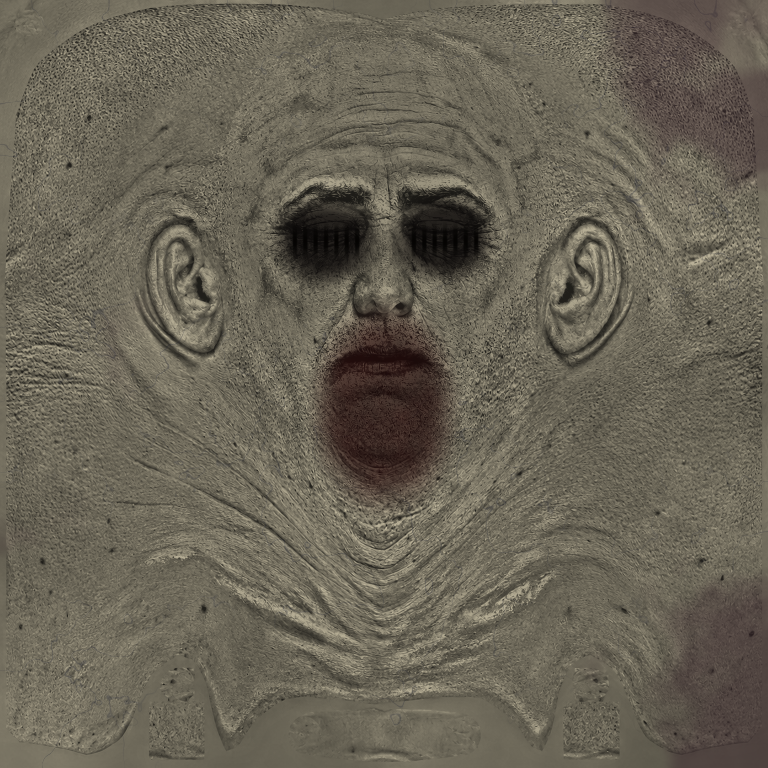
#> input picture games/kinderparadies/assets/visitors-v421/ragged-face.png, 1536 x 1536 px (shown at 1/2 size)
$ python paint-after-play-party-zombie-v510.py
#> lines starting #> are read from the running program, lines starting #| are printed output that depends on the picture
"""Face paint and dress fabric for the rigged party zombies, After Play 5.1.0.

party-face.png: the scanned visitor complexion turned into the reference look:
chalk-pale cracked skin, deep black eye sockets with running smudges, an
ear-to-ear smear of red around the grin and sick red cheeks.
party-dress-a.png / party-dress-b.png: faded party fabric (dots or stripes),
dirt rising from the hem, blood splashes and torn darker seams.
Run: python tools/paint-after-play-party-zombie-v510.py
Output: games/kinderparadies/assets/zombies-v510/
"""
from pathlib import Path

import numpy as np
from PIL import Image, ImageFilter

ROOT = Path(__file__).resolve().parents[1]
A = ROOT / 'games/kinderparadies/assets'
OUT = A / 'zombies-v510'
OUT.mkdir(parents=True, exist_ok=True)
rng = np.random.default_rng(510)


def blur(mask, radius):
    return np.asarray(Image.fromarray((np.clip(mask, 0, 1) * 255).astype(np.uint8)).filter(ImageFilter.GaussianBlur(radius))).astype(float) / 255


def face():
    img = np.asarray(Image.open(A / 'visitors-v421/ragged-face.png').convert('RGB')).astype(float) / 255
    h, w = img.shape[:2]; yy, xx = np.mgrid[0:h, 0:w]; u = xx / w; v = yy / h
#> after `h, w = img.shape[:2]`: h = 1536; w = 1536
    lum = img @ np.array([.299, .587, .114])
    pale = np.stack([lum * 1.05 + .42, lum * 1.03 + .41, lum * 1.08 + .42], -1)
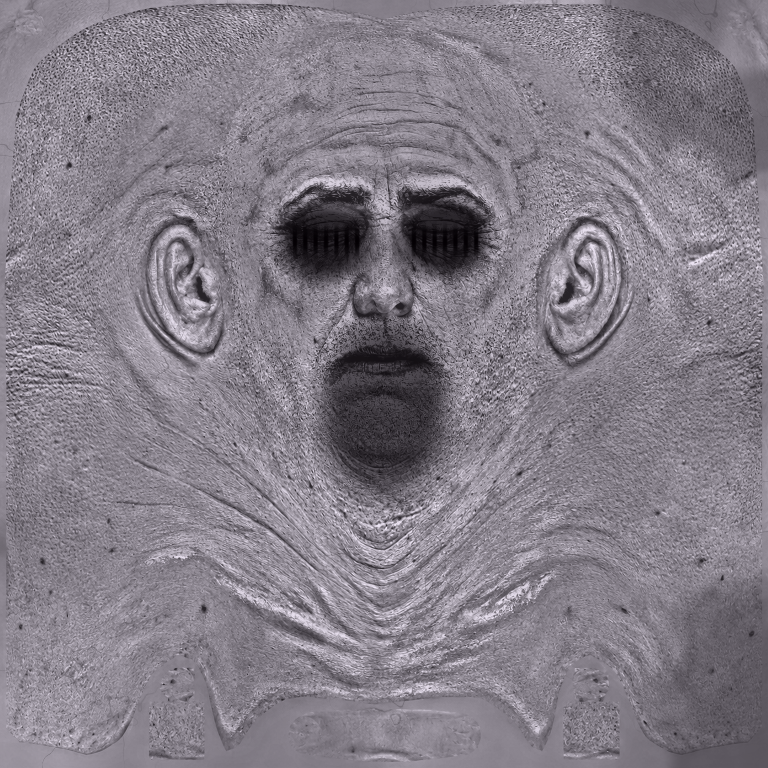
#> pale: shape (1536, 1536, 3) float64 (shown at 1/2 size); mean of channels 0, 1, 2 0.828, 0.81, 0.84; drawn with min black and max white
    img = np.clip(img * .25 + pale * .75, 0, 1)
    # Grime and fine cracks.
    noise = blur(rng.random((h, w)), 6)
    img *= (.82 + .25 * noise)[..., None]
    for _ in range(160):
        x, y = rng.integers(0, w), rng.integers(0, h); a = rng.uniform(0, np.pi); n = rng.integers(10, 60)
        for t in range(n):
            ix, iy = int(x + np.cos(a) * t) % w, int(y + np.sin(a) * t) % h; img[iy, ix] *= .6
    sockets = np.zeros((h, w)); drips = np.zeros((h, w))
    for cu in (.424, .579):
        sockets += np.exp(-(((u - cu) / .055) ** 2 + ((v - .312) / .04) ** 2) * 1.6)
        for k in range(5):
            x0 = cu + rng.uniform(-.03, .03); length = rng.uniform(.04, .11)
            drips += np.exp(-((u - x0) / .004) ** 2) * ((v > .33) & (v < .33 + length)) * (1 - (v - .33) / length)
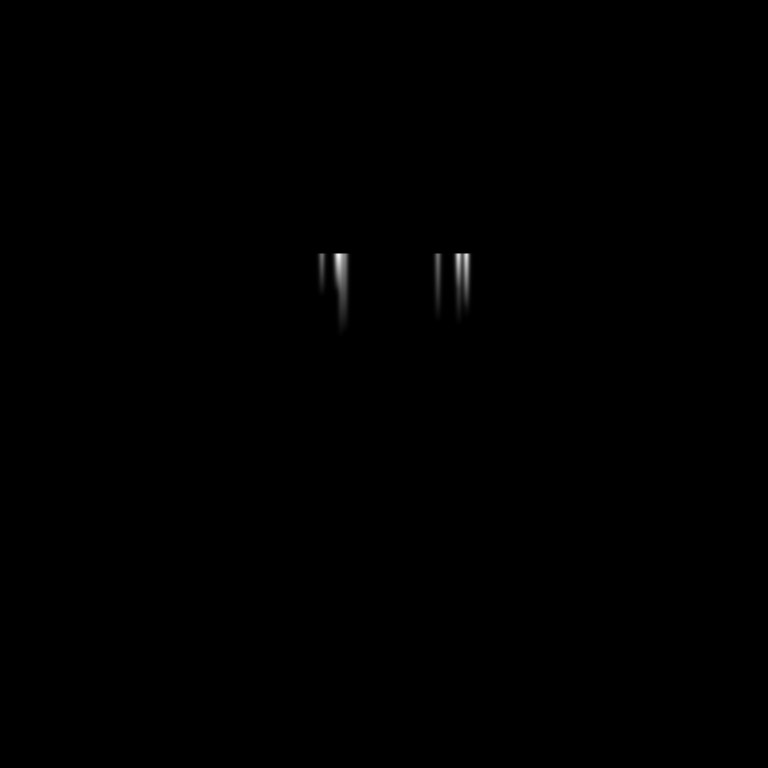
#> drips: shape (1536, 1536) float64 (shown at 1/2 size); min 0, max 2.22, mean 0.00268; drawn with min black and max white
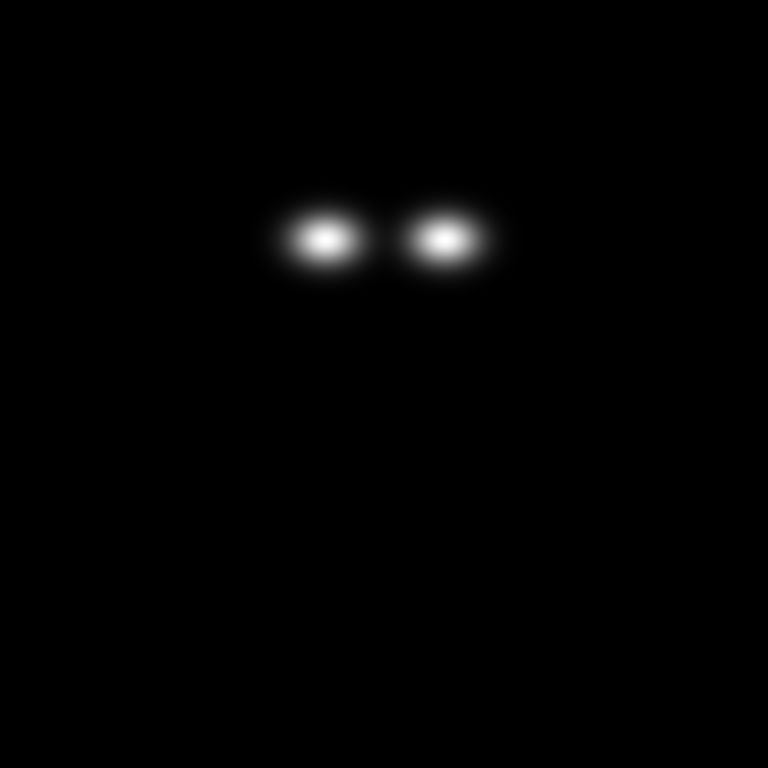
#> sockets: shape (1536, 1536) float64 (shown at 1/2 size); min 3.33e-247, max 1, mean 0.00864
    dark = np.clip(sockets * 1.2 + blur(drips, 2) * .8, 0, 1)[..., None]
    img = img * (1 - dark) + np.array([.03, .02, .025]) * dark
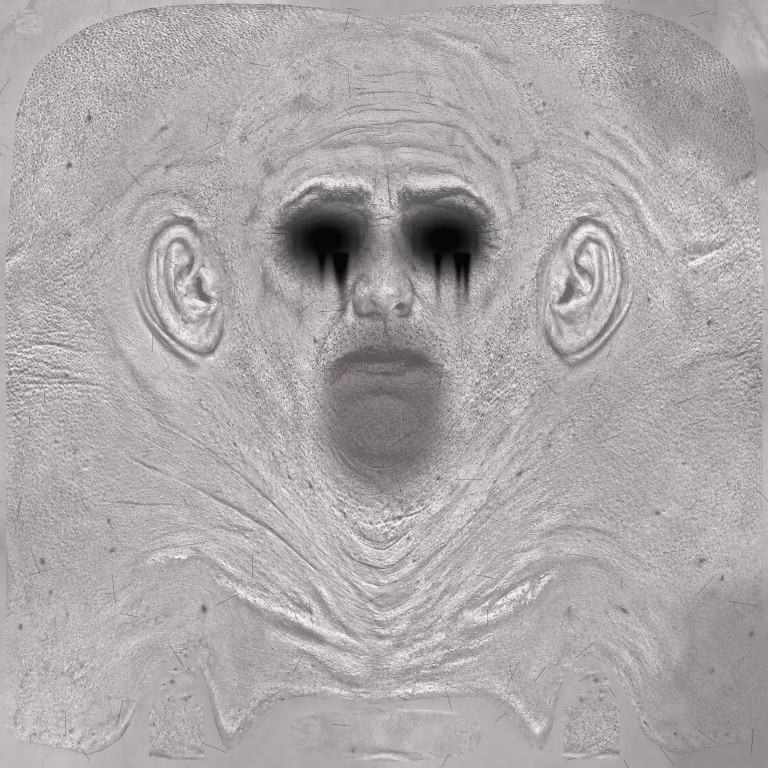
#> img: shape (1536, 1536, 3) float64 (shown at 1/2 size); mean R, G, B 0.678, 0.66, 0.668
    # The red smear around the grin and fevered cheeks.
    x = (u - .5) / .205
    grin_line = .505 + .02 * (1 - x * x) - .085 * x * x
    smear = np.exp(-((v - grin_line + .015) / .035) ** 2) * (np.abs(x) < 1.08)
    smear = blur(smear * (.7 + .5 * rng.random((h, w))), 5)
    cheeks = np.exp(-(((u - .355) / .05) ** 2 + ((v - .43) / .04) ** 2)) + np.exp(-(((u - .645) / .05) ** 2 + ((v - .43) / .04) ** 2))
    red = np.clip(smear * .85 + cheeks * .45, 0, 1)[..., None]
    img = img * (1 - red) + np.array([.5, .04, .07]) * red
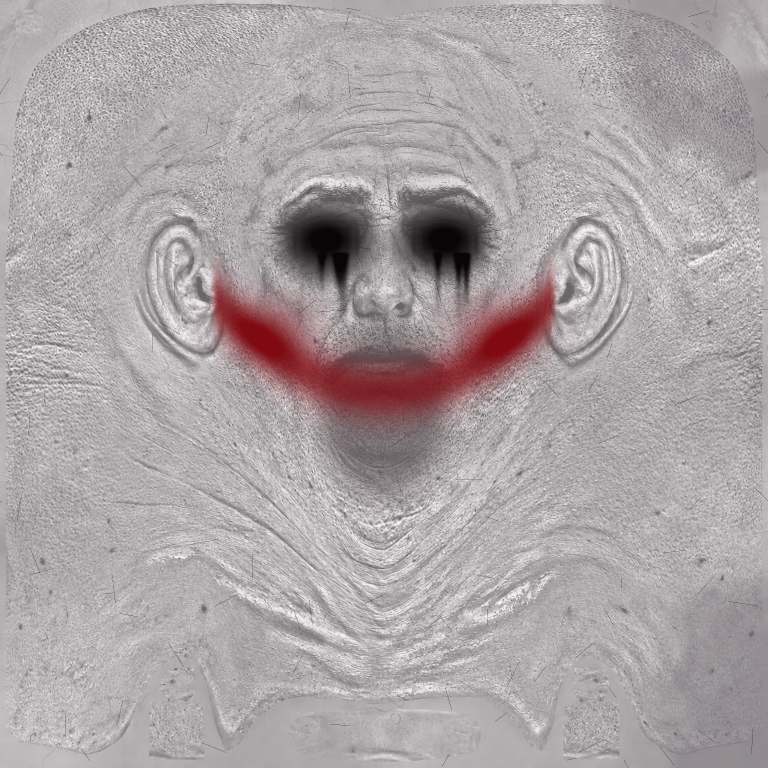
#> img: shape (1536, 1536, 3) float64 (shown at 1/2 size); mean R, G, B 0.674, 0.645, 0.653
    Image.fromarray((np.clip(img, 0, 1) * 255).astype(np.uint8)).save(OUT / 'party-face.png')


def dress(name, base, accent, stripes):
#> called with name = 'party-dress-a', base = (0.5, 0.3, 0.34), accent = (0.78, 0.66, 0.6), stripes = False
    s = 1024; yy, xx = np.mgrid[0:s, 0:s]; u = xx / s; v = yy / s
    img = np.ones((s, s, 3)) * np.array(base)
    if stripes:
        band = (np.sin(u * np.pi * 2 * 18) > .55)[..., None]
        img = np.where(band, img * .6 + np.array(accent) * .4, img)
    else:
        for cy in range(0, s, 64):
            for cx in range(0, s, 64):
                ox = cx + (32 if (cy // 64) % 2 else 0)
                m = (xx - ox) ** 2 + (yy - cy) ** 2 < 13 ** 2
                img[m] = img[m] * .45 + np.array(accent) * .55
    weave = blur(rng.random((s, s)), 1.2)
    img *= (.85 + .2 * weave)[..., None]
    dirt = np.clip((v - .45) / .55, 0, 1) ** 1.6 * (.6 + .4 * blur(rng.random((s, s)), 18))
    img = img * (1 - dirt[..., None] * .75) + np.array([.12, .09, .06]) * dirt[..., None] * .75
    splash = np.zeros((s, s))
    for _ in range(26):
        cx, cy = rng.integers(0, s), rng.integers(int(s * .3), s); r = rng.integers(8, 40)
        splash += np.exp(-(((xx - cx) ** 2 + (yy - cy) ** 2) / (r * r)))
        for k in range(4):
            dx = rng.integers(-60, 60); dy = rng.integers(-60, 60); rr = rng.integers(3, 9)
            splash += np.exp(-(((xx - cx - dx) ** 2 + (yy - cy - dy) ** 2) / (rr * rr)))
    blood = np.clip(splash, 0, 1)[..., None] * .8
    img = img * (1 - blood) + np.array([.28, .02, .03]) * blood
    Image.fromarray((np.clip(img, 0, 1) * 255).astype(np.uint8)).save(OUT / f'{name}.png')
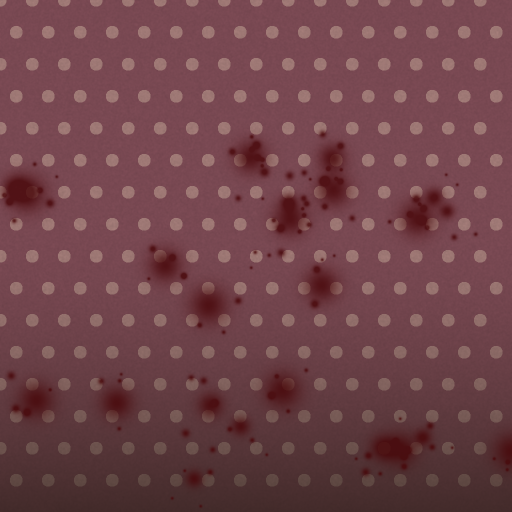
#> saved as party-dress-a.png: PIL image 1024x1024 RGB (shown at 1/2 size); mean R, G, B 111.1, 67.8, 73.7


face()
dress('party-dress-a', (.5, .3, .34), (.78, .66, .6), False)
dress('party-dress-b', (.27, .36, .35), (.6, .62, .5), True)
#> call 2 of dress, with name = 'party-dress-b', base = (0.27, 0.36, 0.35), accent = (0.6, 0.62, 0.5), stripes = True
#> in dress (call 2), `Image.fromarray((np.clip(img, 0, 1) * 255).astype(np.uint8)).save(OUT ..`:
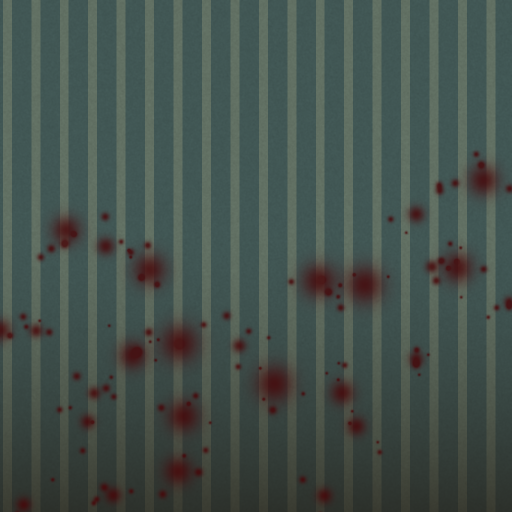
#> saved as party-dress-b.png: PIL image 1024x1024 RGB (shown at 1/2 size); mean R, G, B 69.4, 82.2, 76.5
print('painted into', OUT)
